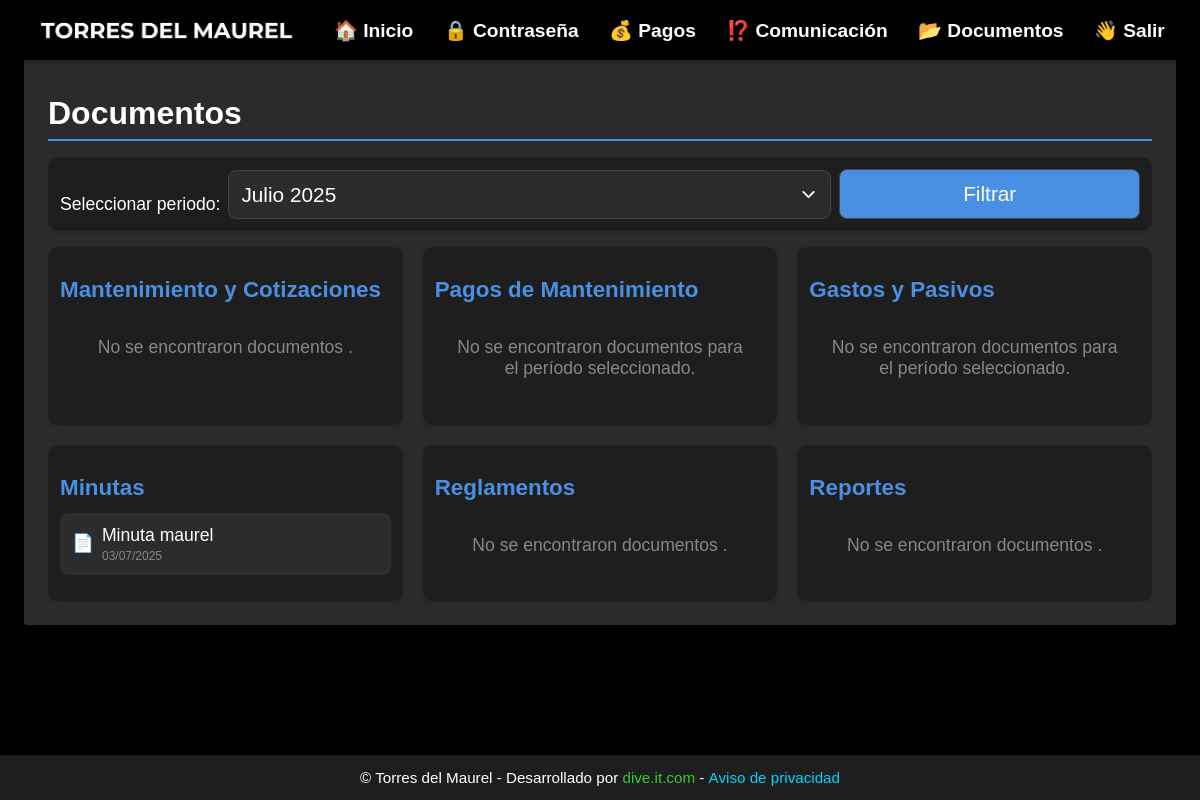
/documentos/ (signed in), run on an earlier commit of the app's database.
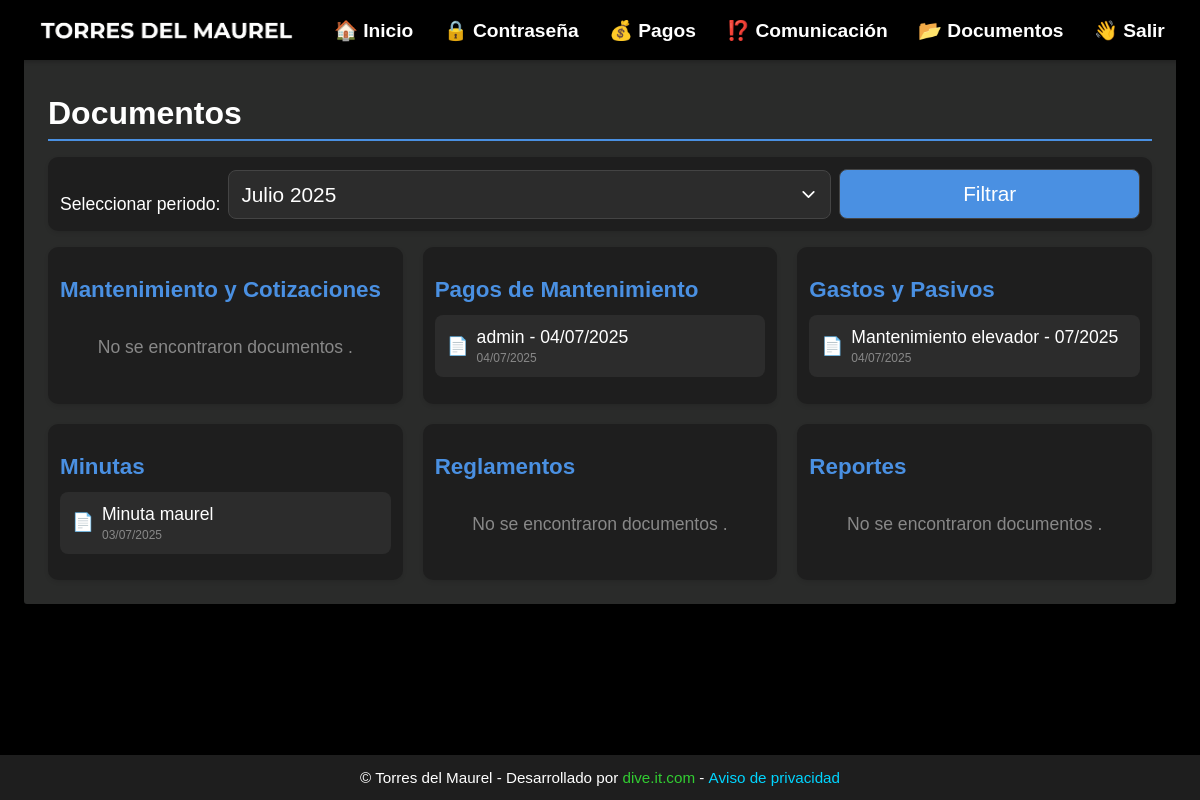
And on a later commit of the database.
### website/models.py (models this page shows, shortened)
class Document(models.Model):
    DOCUMENT_TYPES = [
        ('mantenimiento', 'Mantenimiento y Cotizaciones'),
        ('pagos_mantenimiento', 'Pagos de Mantenimiento'),  # ADD THIS LINE
        ('gastos_pasivos', 'Gastos y Pasivos'),  # ADD THIS LINE IF NOT EXISTS
        ('minutas', 'Minutas'),
        ('reglamentos', 'Reglamentos'),
        ('reportes', 'Reportes'),
    ]
    title = models.CharField(max_length=255)
    document_type = models.CharField(max_length=50, choices=DOCUMENT_TYPES)
    file = models.FileField(upload_to='documents/')
    upload_date = models.DateTimeField(auto_now_add=True)
    date = models.DateField()  # The date associated with the document
    uploaded_by = models.ForeignKey(settings.AUTH_USER_MODEL, on_delete=models.SET_NULL, null=True)
    class Meta:
        ordering = ['-date', '-upload_date']

class CustomUser(AbstractUser):
    apartment_number = models.CharField(max_length=7, unique=True, null=True, blank=True)
    email = models.EmailField(unique=True)
    phone_number = models.CharField(max_length=15, blank=True, null=True)
    is_first_login = models.BooleanField(default=True)
    is_debtor = models.BooleanField(default=False)
    groups = models.ManyToManyField(
        Group,
        verbose_name='groups',
        blank=True,
        help_text='The groups this user belongs to.',
        related_name='customuser_set',
        related_query_name='customuser',
    )
    user_permissions = models.ManyToManyField(
        Permission,
        verbose_name='user permissions',
        blank=True,
        help_text='Specific permissions for this user.',
        related_name='customuser_set',
        related_query_name='customuser',
    )

### website/views.py (the view)
# urls.py: path('documentos/', views.documentos, name='documentos'),
@login_required
def documentos(request):
    documents = Document.objects.all()
    start_date = timezone.datetime(2025, 1, 1).date()
    end_date = start_date + relativedelta(years=5, months=-1)
    current_date = timezone.now().date()
    selected_date = request.GET.get('date')
    if selected_date:
        selected_year, selected_month = map(int, selected_date.split('-'))
        selected_date = timezone.datetime(selected_year, selected_month, 1).date()
    else:
        selected_date = current_date
        selected_year, selected_month = selected_date.year, selected_date.month
    filtered_documents = documents.filter(
        date__year=selected_year,
        date__month=selected_month
    )
    date_range = []
    current = start_date
    while current <= end_date:
        date_range.append((current.year, current.month))
        current += relativedelta(months=1)
    grouped_documents = {
        'mantenimiento': documents.filter(document_type='mantenimiento'),
        'pagos_mantenimiento': filtered_documents.filter(document_type='pagos_mantenimiento'),
        'gastos_pasivos': filtered_documents.filter(document_type='gastos_pasivos'),  # This should show filtered expenses
        'minutas': documents.filter(document_type='minutas'),
        'reglamentos': documents.filter(document_type='reglamentos'),
        'reportes': documents.filter(document_type='reportes'),
    }
    print(f"DEBUG - Total gastos_pasivos documents: {documents.filter(document_type='gastos_pasivos').count()}")
    print(f"DEBUG - Filtered gastos_pasivos documents for {selected_month}/{selected_year}: {grouped_documents['gastos_pasivos'].count()}")
    if grouped_documents['gastos_pasivos'].count() == 0:
        all_gastos_dates = documents.filter(document_type='gastos_pasivos').values_list('date', flat=True)
        print(f"DEBUG - All gastos_pasivos document dates: {list(all_gastos_dates)}")
    document_type_headers = {
        'mantenimiento': 'Mantenimiento y Cotizaciones',
        'pagos_mantenimiento': 'Pagos de Mantenimiento',
        'gastos_pasivos': 'Gastos y Pasivos',
        'minutas': 'Minutas',
        'reglamentos': 'Reglamentos',
        'reportes': 'Reportes',
    }
    context = {
        'grouped_documents': grouped_documents,
        'document_type_headers': document_type_headers,
        'selected_year': selected_year,
        'selected_month': selected_month,
        'selected_date': selected_date,
        'date_range': date_range,
        'debug_total_gastos': documents.filter(document_type='gastos_pasivos').count(),
        'debug_filtered_gastos': grouped_documents['gastos_pasivos'].count(),
    }
    return render(request, 'documentos.html', context)

### website/templatetags/custom_filters.py (called while the page is built)
@register.filter
def get_item(dictionary, key):
    return dictionary.get(key)

### website/templates/documentos.html (shortened to what this page needs)
{% extends "base.html" %}
{% load static %}
{% load custom_filters %}
{% block extra_css %}
<link rel="stylesheet" href="{% static 'css/documentos.css' %}">
{% endblock %}
{% block content %}
<div class="documentos-container">
    <h1>Documentos</h1>
    <div class="filter-controls">
        <form method="get">
            <label for="date-filter">Seleccionar periodo:</label>
            <select id="date-filter" name="date">
                {% for year, month in date_range %}
                    {% with month|stringformat:"02d" as month_string %}
                        <option value="{{ year }}-{{ month_string }}" {% if year == selected_year and month == selected_month %}selected{% endif %}>
                            {% if month_string == "01" %}Enero {{ year }}
                            {% elif month_string == "02" %}Febrero {{ year }}
                            {% elif month_string == "03" %}Marzo {{ year }}
                            {% elif month_string == "04" %}Abril {{ year }}
                            {% elif month_string == "05" %}Mayo {{ year }}
                            {% elif month_string == "06" %}Junio {{ year }}
                            {% elif month_string == "07" %}Julio {{ year }}
                            {% elif month_string == "08" %}Agosto {{ year }}
                            {% elif month_string == "09" %}Septiembre {{ year }}
                            {% elif month_string == "10" %}Octubre {{ year }}
                            {% elif month_string == "11" %}Noviembre {{ year }}
                            {% elif month_string == "12" %}Diciembre {{ year }}
                            {% endif %}
                        </option>
                    {% endwith %}
                {% endfor %}
            </select>
            <button type="submit">Filtrar</button>
        </form>
    </div>
    <div class="documents-sections">
        {% for section_name, documents in grouped_documents.items %}
            <div id="{{ section_name }}" class="section document-section">
                <h2>{{ document_type_headers|get_item:section_name }}</h2>
                {% if documents %}
                    <div class="document-list">
                        {% for doc in documents %}
                            <div class="document-item">
                                <a href="{{ doc.file.url }}" class="document-link" target="_blank">
                                    <span class="document-icon">📄</span>
                                    <span class="document-info">
                                        {% if section_name == 'pagos_mantenimiento' %}
                                            <span class="document-title">{{ doc.uploaded_by.username }} - {{ doc.date|date:"d/m/Y" }}</span>
                                        {% elif section_name == 'gastos_pasivos' %}
                                            <span class="document-title">{{ doc.title }}</span>
                                        {% else %}
                                            <span class="document-title">{{ doc.title }}</span>
                                        {% endif %}
                                        <span class="document-date">{{ doc.date|date:"d/m/Y" }}</span>
                                    </span>
                                </a>
                            </div>
                        {% endfor %}
                    </div>
                {% else %}
                    <p class="no-documents">No se encontraron documentos {% if section_name == 'pagos_mantenimiento' or section_name == 'gastos_pasivos' %}para el período seleccionado{% endif %}.</p>
                {% endif %}
            </div>
        {% endfor %}
    </div>
</div>
{% endblock %}

What changed in the data, as far as the page shows it:
added Document: uploaded_by.username "admin", date "04/07/2025", shown under "Pagos de Mantenimiento"
added Document: title "Mantenimiento elevador - 07/2025", date "04/07/2025", shown under "Gastos y Pasivos"
Also different on the page:
list line gone: "No se encontraron documentos para el período seleccionado ."
